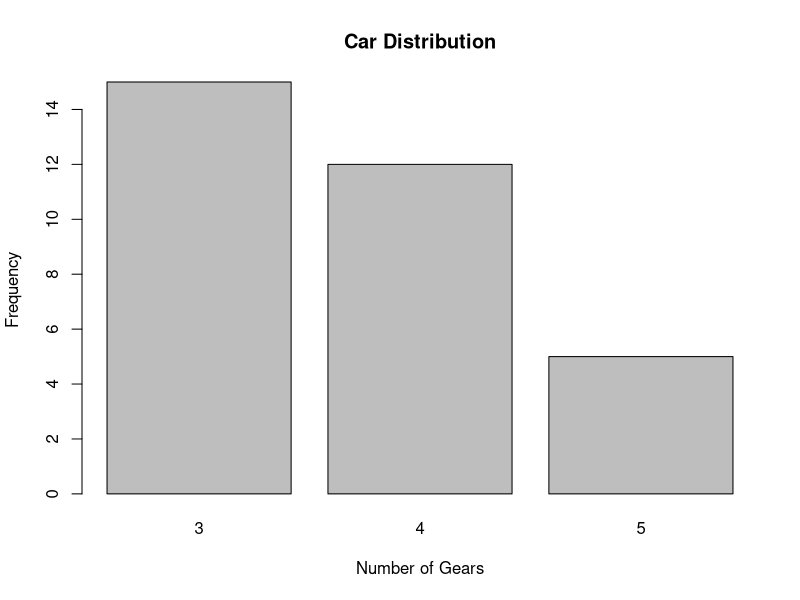
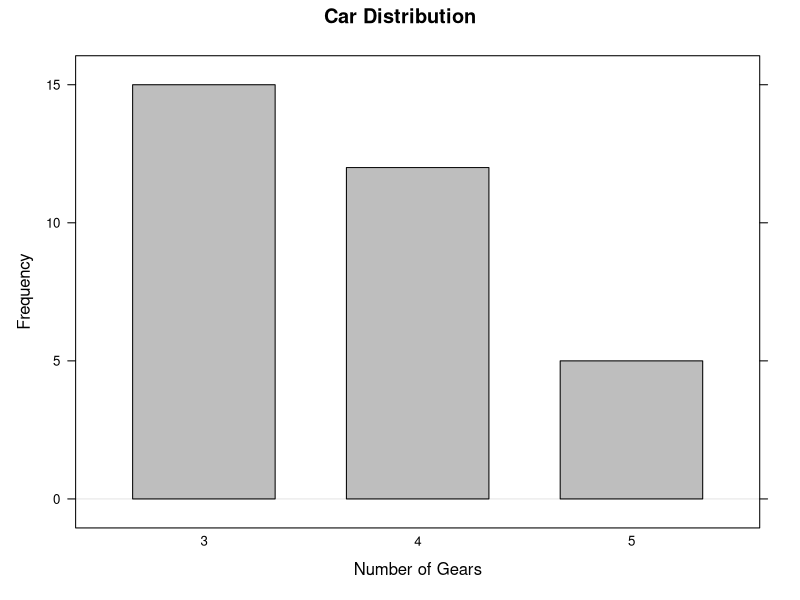
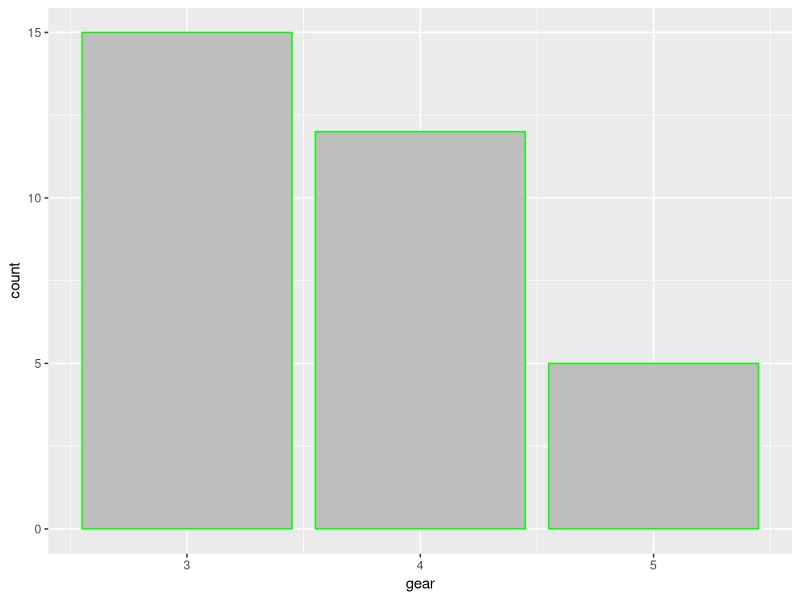

These charts were generated, in order, by the following R code:
## ---- chunk 1
table(mtcars$gear)

## ---- chunk 2
counts <- table(mtcars$gear)
barplot(counts, main="Car Distribution", xlab="Number of Gears", ylab="Frequency", col="grey")

## ---- chunk 3
library("lattice")
counts <- table(mtcars$gear)
barchart(counts, main="Car Distribution", xlab="Number of Gears",ylab="Frequency", horizontal="false", col="grey")

## ---- chunk 4
library("ggplot2")
g <- ggplot(mtcars, aes(gear)) + geom_bar(fill = "gray", colour = "green", , binwidth = 0.5)
g + labs(list(title = "Car Distribution", x="Number of Gears", y="Frequency"))

